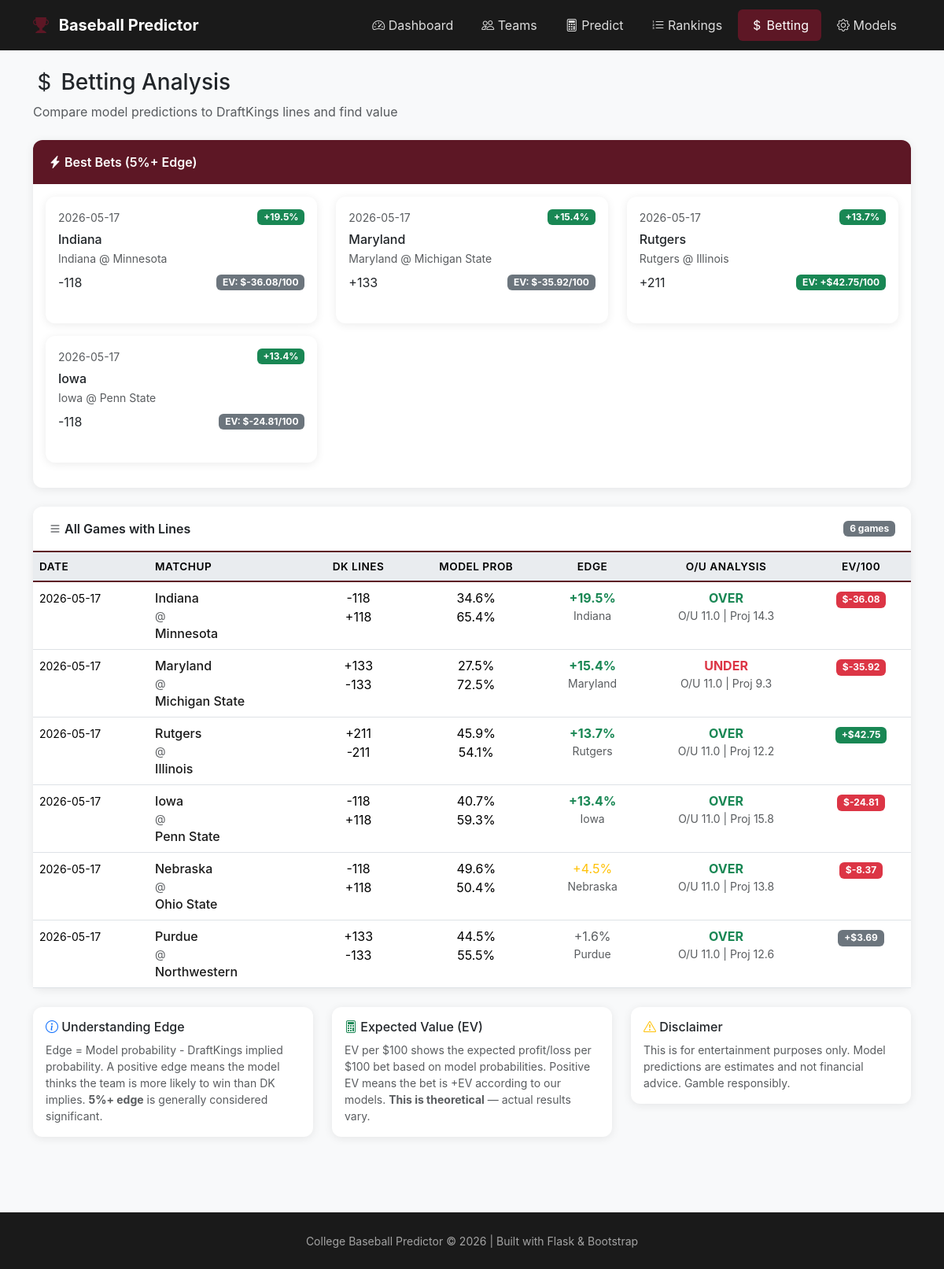
/betting, run on an earlier commit of the app's database.
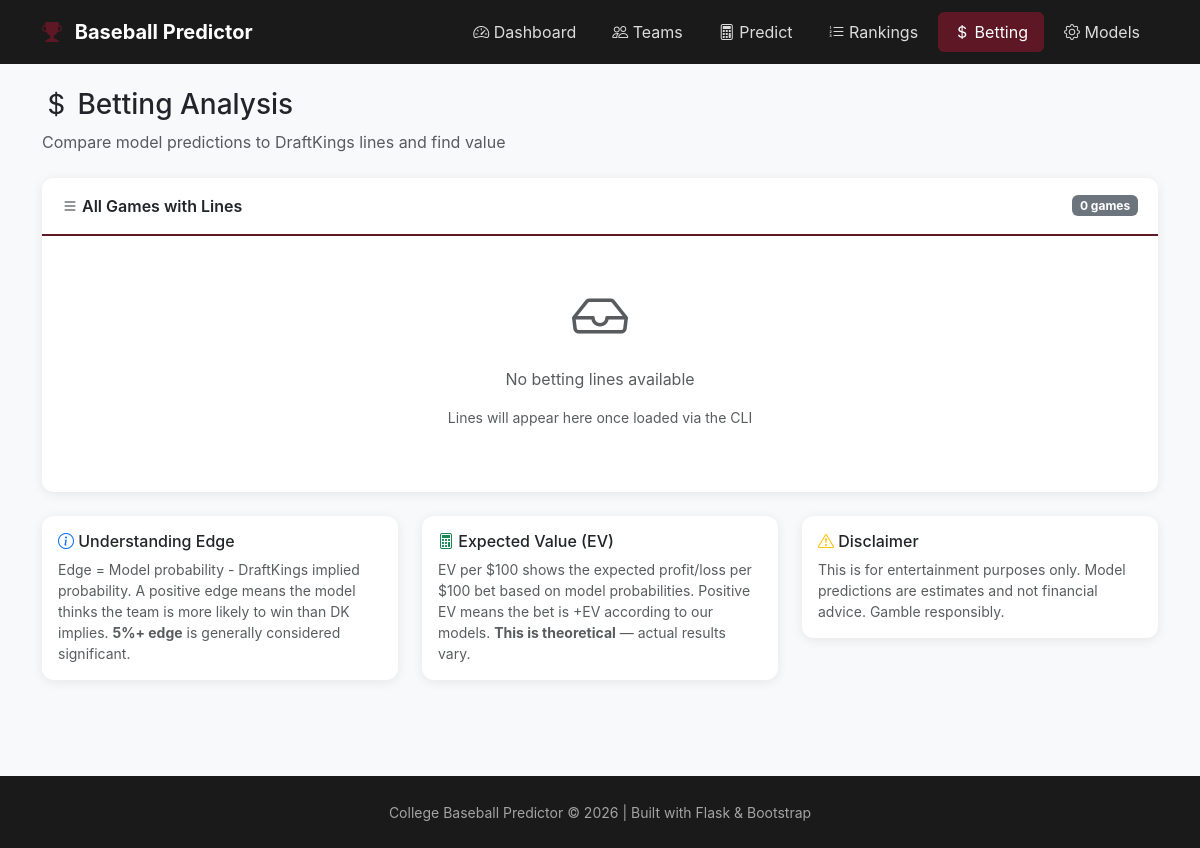
And on a later commit of the database.
### tables this page shows
CREATE TABLE betting_lines (
            id INTEGER PRIMARY KEY AUTOINCREMENT,
            game_id TEXT,
            date TEXT NOT NULL,
            home_team_id TEXT NOT NULL,
            away_team_id TEXT NOT NULL,
            book TEXT DEFAULT 'draftkings',
            -- Moneyline (American odds)
            home_ml INTEGER,
            away_ml INTEGER,
            -- Run line
            home_spread REAL,
            home_spread_odds INTEGER,
            away_spread REAL,
            away_spread_odds INTEGER,
            -- Totals
            over_under REAL,
            over_odds INTEGER,
            under_odds INTEGER,
            -- Timestamps
            captured_at TEXT DEFAULT CURRENT_TIMESTAMP,
            FOREIGN KEY (home_team_id) REFERENCES teams(id),
            FOREIGN KEY (away_team_id) REFERENCES teams(id)
        );

CREATE TABLE teams (
            id TEXT PRIMARY KEY,
            name TEXT NOT NULL,
            nickname TEXT,
            conference TEXT,
            division TEXT,
            athletics_url TEXT,
            preseason_rank INTEGER,
            current_rank INTEGER,
            created_at TEXT DEFAULT CURRENT_TIMESTAMP,
            updated_at TEXT DEFAULT CURRENT_TIMESTAMP
        );

### web/app.py (the view)
@app.route('/betting')
def betting():
    games = get_betting_games()
    games_with_edge = [g for g in games if g.get('best_edge')]
    games_with_edge.sort(key=lambda x: x.get('best_edge', 0), reverse=True)
    best_bets = [g for g in games_with_edge if g.get('best_edge', 0) >= 5]
    return render_template('betting.html',
                          games=games_with_edge,
                          best_bets=best_bets)

### web/templates/betting.html (shortened to what this page needs)
{% extends "base.html" %}
{% block content %}
<div class="mb-4">
    <h1 class="h3">
        <i class="bi bi-currency-dollar"></i> Betting Analysis
    </h1>
    <p class="text-muted">Compare model predictions to DraftKings lines and find value</p>
</div>
{% if best_bets %}
<div class="card mb-4">
    <div class="card-header bg-maroon">
        <i class="bi bi-lightning-charge-fill"></i> Best Bets (5%+ Edge)
    </div>
    <div class="card-body">
        <div class="row">
            {% for game in best_bets[:6] %}
            <div class="col-md-4 mb-3">
                <div class="card h-100 border-success">
                    <div class="card-body">
                        <div class="d-flex justify-content-between align-items-start mb-2">
                            <small class="text-muted">{{ game.date }}</small>
                            <span class="badge bg-success">+{{ game.best_edge|round(1) }}%</span>
                        </div>
                        <h6 class="mb-1">
                            {% if game.best_pick == 'home' %}
                            {{ game.home_team_name }}
                            {% else %}
                            {{ game.away_team_name }}
                            {% endif %}
                        </h6>
                        <small class="text-muted d-block mb-2">
                            {{ game.away_team_name }} @ {{ game.home_team_name }}
                        </small>
                        <div class="d-flex justify-content-between align-items-center">
                            <span>
                                {% if game.best_pick == 'home' %}
                                {{ game.home_ml|format_odds }}
                                {% else %}
                                {{ game.away_ml|format_odds }}
                                {% endif %}
                            </span>
                            {% if game.ev_per_100 %}
                            <span class="badge {% if game.ev_per_100 > 0 %}bg-success{% else %}bg-secondary{% endif %}">
                                EV: {{ '+' if game.ev_per_100 > 0 else '' }}${{ game.ev_per_100|round(2) }}/100
                            </span>
                            {% endif %}
                        </div>
                    </div>
                </div>
            </div>
            {% endfor %}
        </div>
    </div>
</div>
{% endif %}
<div class="card">
    <div class="card-header">
        <div class="d-flex justify-content-between align-items-center">
            <span><i class="bi bi-list"></i> All Games with Lines</span>
            <span class="badge bg-secondary">{{ games|length }} games</span>
        </div>
    </div>
    <div class="card-body p-0">
        {% if games %}
        <div class="table-responsive">
            <table class="table table-hover mb-0">
                <thead>
                    <tr>
                        <th>Date</th>
                        <th>Matchup</th>
                        <th class="text-center">DK Lines</th>
                        <th class="text-center">Model Prob</th>
                        <th class="text-center">Edge</th>
                        <th class="text-center">O/U Analysis</th>
                        <th class="text-center">EV/100</th>
                    </tr>
                </thead>
                <tbody>
                    {% for game in games %}
                    <tr>
                        <td>
                            <small>{{ game.date }}</small>
                        </td>
                        <td>
                            <div class="d-flex flex-column">
                                <span>
                                    <a href="/team/{{ game.away_team_id }}" class="team-link">{{ game.away_team_name }}</a>
                                </span>
                                <small class="text-muted">@</small>
                                <span>
                                    <a href="/team/{{ game.home_team_id }}" class="team-link">{{ game.home_team_name }}</a>
                                </span>
                            </div>
                        </td>
                        <td class="text-center">
                            <div class="d-flex flex-column">
                                <span>{{ game.away_ml|format_odds }}</span>
                                <span>{{ game.home_ml|format_odds }}</span>
                            </div>
                        </td>
                        <td class="text-center">
                            {% if game.model_away_prob %}
                            <div class="d-flex flex-column">
                                <span>{{ (game.model_away_prob * 100)|round(1) }}%</span>
                                <span>{{ (game.model_home_prob * 100)|round(1) }}%</span>
                            </div>
                            {% else %}
                            <span class="text-muted">—</span>
                            {% endif %}
                        </td>
                        <td class="text-center">
                            {% if game.best_edge %}
                            <div class="d-flex flex-column align-items-center">
                                <span class="{% if game.best_edge >= 5 %}text-success fw-bold{% elif game.best_edge >= 2 %}text-warning{% else %}text-muted{% endif %}">
                                    {{ '+' if game.best_edge > 0 else '' }}{{ game.best_edge|round(1) }}%
                                </span>
                                <small class="text-muted">
                                    {% if game.best_pick == 'home' %}{{ game.home_team_name }}{% else %}{{ game.away_team_name }}{% endif %}
                                </small>
                            </div>
                            {% else %}
                            <span class="text-muted">—</span>
                            {% endif %}
                        </td>
                        <td class="text-center">
                            {% if game.over_under and game.projected_total %}
                            <div class="d-flex flex-column align-items-center">
                                <span class="{% if game.total_diff|abs > 1 %}fw-bold{% endif %} {% if game.total_lean == 'OVER' %}text-success{% else %}text-danger{% endif %}">
                                    {{ game.total_lean }}
                                </span>
                                <small class="text-muted">
                                    O/U {{ game.over_under }} | Proj {{ game.projected_total|round(1) }}
                                </small>
                            </div>
                            {% elif game.over_under %}
                            <small class="text-muted">O/U {{ game.over_under }}</small>
                            {% else %}
                            <span class="text-muted">—</span>
                            {% endif %}
                        </td>
                        <td class="text-center">
                            {% if game.ev_per_100 %}
                            <span class="badge {% if game.ev_per_100 > 5 %}bg-success{% elif game.ev_per_100 > 0 %}bg-secondary{% else %}bg-danger{% endif %}">
                                {{ '+' if game.ev_per_100 > 0 else '' }}${{ game.ev_per_100|round(2) }}
                            </span>
                            {% else %}
                            <span class="text-muted">—</span>
                            {% endif %}
                        </td>
                    </tr>
                    {% endfor %}
                </tbody>
            </table>
        </div>
        {% else %}
        <div class="text-center py-5">
            <i class="bi bi-inbox display-4 text-muted"></i>
            <p class="mt-3 text-muted">No betting lines available</p>
            <p class="small text-muted">Lines will appear here once loaded via the CLI</p>
        </div>
        {% endif %}
    </div>
</div>
<div class="row mt-4">
    <div class="col-md-4">
        <div class="card">
            <div class="card-body">
                <h6><i class="bi bi-info-circle text-primary"></i> Understanding Edge</h6>
                <p class="small text-muted mb-0">
                    Edge = Model probability - DraftKings implied probability.
                    A positive edge means the model thinks the team is more likely to win than DK implies.
                    <strong>5%+ edge</strong> is generally considered significant.
                </p>
            </div>
        </div>
    </div>
    <div class="col-md-4">
        <div class="card">
            <div class="card-body">
                <h6><i class="bi bi-calculator text-success"></i> Expected Value (EV)</h6>
                <p class="small text-muted mb-0">
                    EV per $100 shows the expected profit/loss per $100 bet based on model probabilities.
                    Positive EV means the bet is +EV according to our models.
                    <strong>This is theoretical</strong> — actual results vary.
                </p>
            </div>
        </div>
    </div>
    <div class="col-md-4">
        <div class="card">
            <div class="card-body">
                <h6><i class="bi bi-exclamation-triangle text-warning"></i> Disclaimer</h6>
                <p class="small text-muted mb-0">
                    This is for entertainment purposes only. Model predictions are estimates and not financial advice.
                    Gamble responsibly.
                </p>
            </div>
        </div>
    </div>
</div>
{% endblock %}

### web/templates/base.html (shortened to what this page needs)
<!DOCTYPE html>
<html lang="en">
<head>
    <link href="https://cdn.jsdelivr.net/npm/bootstrap@5.3.2/dist/css/bootstrap.min.css" rel="stylesheet">
    <link href="https://cdn.jsdelivr.net/npm/bootstrap-icons@1.11.1/font/bootstrap-icons.css" rel="stylesheet">
</head>
<body>
    <nav class="navbar navbar-expand-lg navbar-dark">
        <div class="container">
            <a class="navbar-brand" href="/">
                <i class="bi bi-trophy-fill icon"></i>
                Baseball Predictor
            </a>
            <div class="collapse navbar-collapse" id="navbarNav">
                <ul class="navbar-nav ms-auto">
                    <li class="nav-item">
                        <a class="nav-link {% if request.endpoint == 'dashboard' %}active{% endif %}" href="/">
                            <i class="bi bi-speedometer2"></i> Dashboard
                        </a>
                    </li>
                    <li class="nav-item">
                        <a class="nav-link {% if request.endpoint == 'teams' %}active{% endif %}" href="/teams">
                            <i class="bi bi-people"></i> Teams
                        </a>
                    </li>
                    <li class="nav-item">
                        <a class="nav-link {% if request.endpoint == 'predict' %}active{% endif %}" href="/predict">
                            <i class="bi bi-calculator"></i> Predict
                        </a>
                    </li>
                    <li class="nav-item">
                        <a class="nav-link {% if request.endpoint == 'rankings' %}active{% endif %}" href="/rankings">
                            <i class="bi bi-list-ol"></i> Rankings
                        </a>
                    </li>
                    <li class="nav-item">
                        <a class="nav-link {% if request.endpoint == 'betting' %}active{% endif %}" href="/betting">
                            <i class="bi bi-currency-dollar"></i> Betting
                        </a>
                    </li>
                    <li class="nav-item">
                        <a class="nav-link {% if request.endpoint == 'models' %}active{% endif %}" href="/models">
                            <i class="bi bi-gear"></i> Models
                        </a>
                    </li>
                </ul>
            </div>
        </div>
    </nav>
    <main class="container py-4">
        {% block content %}{% endblock %}
    </main>
    <footer class="footer">
        <div class="container text-center">
            <small>College Baseball Predictor &copy; 2026 | Built with Flask & Bootstrap</small>
        </div>
    </footer>
</body>
</html>

What changed in the data, as far as the page shows it:
removed betting_lines: date "2026-05-17", best_edge "19.5", away_team_name "Indiana", home_team_name "Minnesota", away_ml "-118", ev_per_100 "-36.08", home_ml "+118", model_away_prob "34.6", model_home_prob "65.4", best_edge "+", total_lean "OVER", over_under "11.0", projected_total "14.3"
removed betting_lines: date "2026-05-17", best_edge "15.4", away_team_name "Maryland", home_team_name "Michigan State", away_ml "+133", ev_per_100 "-35.92", home_ml "-133", model_away_prob "27.5", model_home_prob "72.5", best_edge "+", total_lean "UNDER", over_under "11.0", projected_total "9.3"
removed betting_lines: date "2026-05-17", best_edge "13.7", away_team_name "Rutgers", home_team_name "Illinois", away_ml "+211", ev_per_100 "+", ev_per_100 "42.75", home_ml "-211", model_away_prob "45.9", model_home_prob "54.1", best_edge "+", total_lean "OVER", over_under "11.0", projected_total "12.2"
removed betting_lines: date "2026-05-17", best_edge "13.4", away_team_name "Iowa", home_team_name "Penn State", away_ml "-118", ev_per_100 "-24.81", home_ml "+118", model_away_prob "40.7", model_home_prob "59.3", best_edge "+", total_lean "OVER", over_under "11.0", projected_total "15.8"
removed betting_lines: date "2026-05-17", away_team_name "Nebraska", home_team_name "Ohio State", away_ml "-118", home_ml "+118", model_away_prob "49.6", model_home_prob "50.4", best_edge "+", best_edge "4.5", total_lean "OVER", over_under "11.0", projected_total "13.8", ev_per_100 "-8.37"
removed betting_lines: date "2026-05-17", away_team_name "Purdue", home_team_name "Northwestern", away_ml "+133", home_ml "-133", model_away_prob "44.5", model_home_prob "55.5", best_edge "+", best_edge "1.6", total_lean "OVER", over_under "11.0", projected_total "12.6", ev_per_100 "+", ev_per_100 "3.69"
Also different on the page:
{{ games|length }}: "6" → "0"
text no longer shown: "Best Bets (5%+ Edge) DATE MATCHUP DK LINES MODEL PROB EDGE O/U ANALYSIS EV/100"
text now shown: "No betting lines available Lines will appear here once loaded via the CLI"
